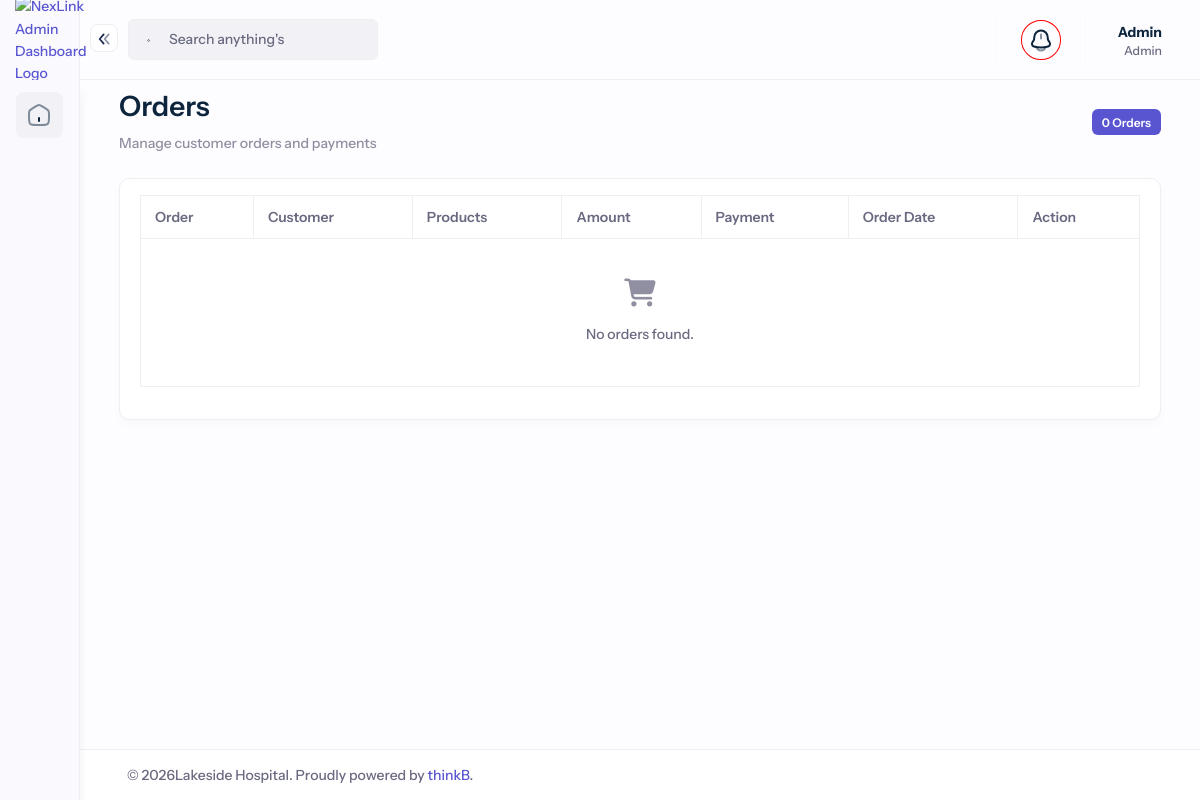
The page /account/orders/ (signed in) on the database as committed earlier.
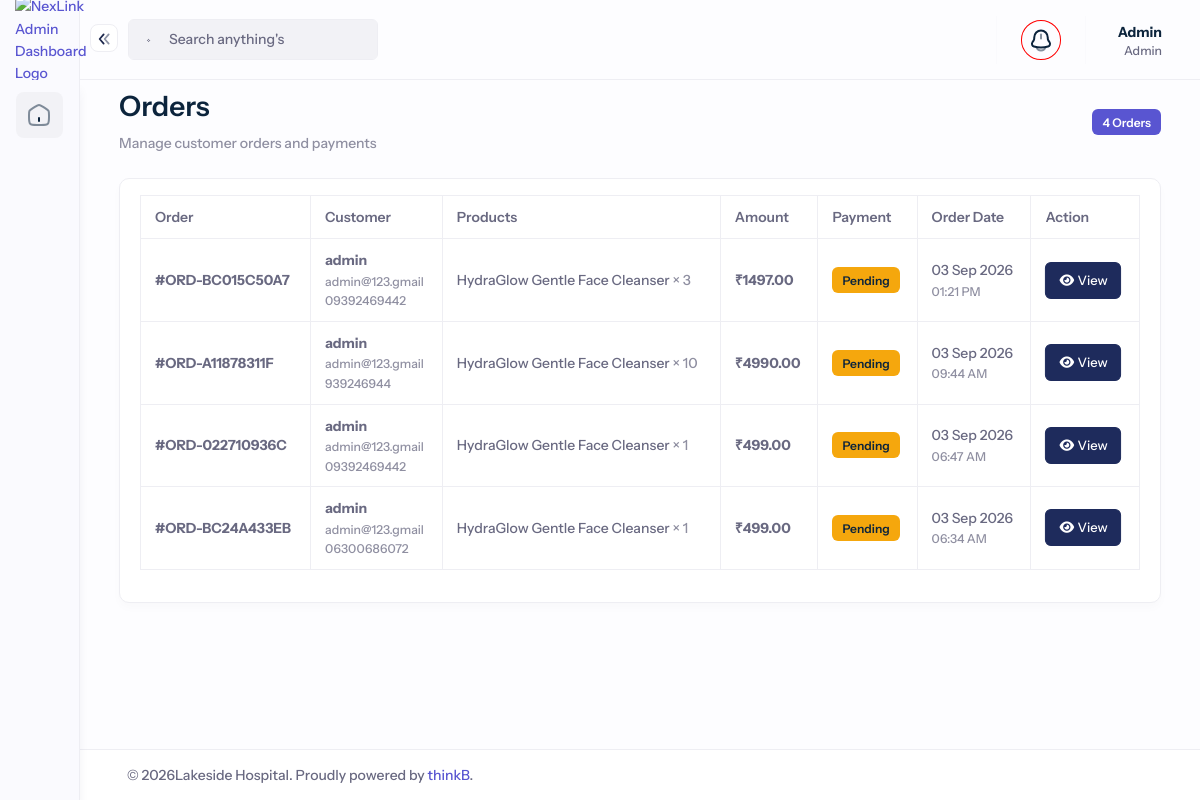
The same page on the database as committed later.
### core/models.py (models this page shows, shortened)
class Order(models.Model):
    PAYMENT_STATUS_CHOICES = (
        ('Pending', 'Pending'),
        ('Paid', 'Paid'),
        ('Failed', 'Failed'),
    )
    user = models.ForeignKey(
        User,
        on_delete=models.CASCADE,
        related_name='orders'
    )
    order_number = models.CharField(
        max_length=30,
        unique=True
    )
    full_name = models.CharField(max_length=150)
    email = models.EmailField()
    phone = models.CharField(max_length=20)
    address = models.TextField()
    city = models.CharField(max_length=100)
    state = models.CharField(max_length=100)
    pincode = models.CharField(max_length=10)
    total_amount = models.DecimalField(
        max_digits=10,
        decimal_places=2
    )
    payment_status = models.CharField(
        max_length=20,
        choices=PAYMENT_STATUS_CHOICES,
        default='Pending'
    )
    razorpay_order_id = models.CharField(
        max_length=100,
        blank=True,
        null=True
    )
    razorpay_payment_id = models.CharField(
        max_length=100,
        blank=True,
        null=True
    )
    razorpay_signature = models.CharField(
        max_length=255,
        blank=True,
        null=True
    )
    created_at = models.DateTimeField(auto_now_add=True)
    updated_at = models.DateTimeField(auto_now=True)

class OrderItem(models.Model):
    order = models.ForeignKey(
        Order,
        on_delete=models.CASCADE,
        related_name='items'
    )
    product = models.ForeignKey(
        Product,
        on_delete=models.SET_NULL,
        null=True
    )
    product_name = models.CharField(max_length=255)
    quantity = models.PositiveIntegerField()
    unit_price = models.DecimalField(
        max_digits=10,
        decimal_places=2
    )
    total_price = models.DecimalField(
        max_digits=10,
        decimal_places=2
    )

### core/views.py (the view)
# urls.py: path('account/orders/',order_list,name='order_list'),
@login_required
def order_list(request):
    orders = Order.objects.select_related(
        'user'
    ).prefetch_related(
        'items'
    ).order_by('-created_at')
    return render(
        request,
        'backend/orders.html',
        {
            'orders': orders
        }
    )

### core/context_processors.py (called while the page is built)
def cart_context(request):
    cart_count = 0
    if request.user.is_authenticated:
        try:
            cart = request.user.customer_profile.cart
            cart_count = cart.total_items
        except Exception:
            cart_count = 0
    return {
        'cart_count': cart_count,
    }

### core/models.py (called while the page is built)
    @property
    def total_items(self):
        return sum(item.quantity for item in self.items.all())

### core/templatetags/role_tags.py (called while the page is built)
@register.filter
def has_role(user, roles):
    return getattr(user.summary, 'role', None) in roles.split(',')

### templates/backend/orders.html (shortened to what the changed rows need)
{% extends 'backend/base.html' %}
{% block content %}
<div class="container-fluid">
    <div class="d-flex justify-content-between align-items-center mb-4">
        <div>
            <h2>Orders</h2>
            <p class="text-muted mb-0">
            </p>
        </div>
        <span class="badge bg-primary">
            {{ orders|length }} Orders
        </span>
    </div>
    <div class="card">
        <div class="card-body">
            <div class="table-responsive">
                <table class="table table-bordered table-hover align-middle">
                    <thead>
                        <tr>
                            <th>Order</th>
                            <th>Customer</th>
                            <th>Products</th>
                            <th>Amount</th>
                            <th>Payment</th>
                            <th>Order Date</th>
                            <th>Action</th>
                        </tr>
                    </thead>
                    <tbody>
                        {% for order in orders %}
                        <tr>
                            <td>
                                <strong>
                                    #{{ order.order_number }}
                                </strong>
                            </td>
                            <td>
                                <strong>
                                    {{ order.user.get_full_name|default:order.user.username }}
                                </strong>
                                <small class="d-block text-muted">
                                    {{ order.email }}
                                </small>
                                <small class="d-block text-muted">
                                    {{ order.phone }}
                                </small>
                            </td>
                            <td>
                                {% for item in order.items.all %}
                                <div>
                                    {{ item.product_name }}
                                    <span class="text-muted">
                                        × {{ item.quantity }}
                                    </span>
                                </div>
                                {% empty %}
                                <span class="text-muted">
                                    No products
                                </span>
                                {% endfor %}
                            </td>
                            <td>
                                <strong>
                                    ₹{{ order.total_amount }}
                                </strong>
                            </td>
                            <td>
                                {% if order.payment_status == 'Paid' %}
                                    <span class="badge bg-success">
                                        Paid
                                    </span>
                                {% elif order.payment_status == 'Failed' %}
                                    <span class="badge bg-danger">
                                        Failed
                                    </span>
                                {% else %}
                                    <span class="badge bg-warning text-dark">
                                        Pending
                                    </span>
                                {% endif %}
                            </td>
                            <td>
                                {{ order.created_at|date:"d M Y" }}
                                <small class="d-block text-muted">
                                    {{ order.created_at|date:"h:i A" }}
                                </small>
                            </td>
                            <td>
                                <a
                                    href="{% url 'admin_order_detail' order.order_number %}"
                                    class="btn btn-sm btn-primary"
                                >
                                    <i class="fa-solid fa-eye"></i>
                                    View
                                </a>
                            </td>
                        </tr>
                        {% empty %}
                        <tr>
                            <td
                                colspan="7"
                                class="text-center py-5"
                            >
                                <i class="fa-solid fa-cart-shopping fa-2x text-muted mb-3"></i>
                                <p class="mb-0">
                                    No orders found.
                                </p>
                            </td>
                        </tr>
                        {% endfor %}
                    </tbody>
                </table>
            </div>
        </div>
    </div>
</div>
{% endblock %}

Rows that differ between the two databases and show on the page:
added Order: order_number "ORD-BC015C50A7", user.get_full_name "admin", email "admin@123.gmail", phone "09392469442", total_amount "1497.00", payment_status "Pending", created_at "03 Sep 2026", created_at "01:21 PM"
added OrderItem: product_name "HydraGlow Gentle Face Cleanser", quantity "3", shown under "ORD-BC015C50A7"
added Order: order_number "ORD-A11878311F", user.get_full_name "admin", email "admin@123.gmail", phone "939246944", total_amount "4990.00", payment_status "Pending", created_at "03 Sep 2026", created_at "09:44 AM"
added OrderItem: product_name "HydraGlow Gentle Face Cleanser", quantity "10", shown under "ORD-A11878311F"
added Order: order_number "ORD-022710936C", user.get_full_name "admin", email "admin@123.gmail", phone "09392469442", total_amount "499.00", payment_status "Pending", created_at "03 Sep 2026", created_at "06:47 AM"
added OrderItem: product_name "HydraGlow Gentle Face Cleanser", quantity "1", shown under "ORD-022710936C"
added Order: order_number "ORD-BC24A433EB", user.get_full_name "admin", email "admin@123.gmail", phone "06300686072", total_amount "499.00", payment_status "Pending", created_at "03 Sep 2026", created_at "06:34 AM"
added OrderItem: product_name "HydraGlow Gentle Face Cleanser", quantity "1", shown under "ORD-BC24A433EB"
Other text that changed with them:
{{ orders|length }}: "0" → "4"
text no longer shown: "No orders found."
